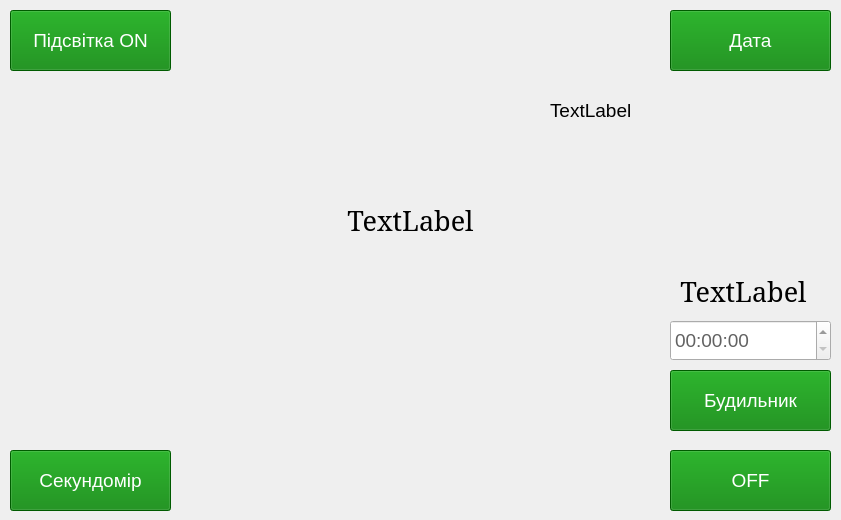
<?xml version="1.0" encoding="UTF-8"?>
<ui version="4.0">
 <class>MainWindow</class>
 <widget class="QMainWindow" name="MainWindow">
  <property name="enabled">
   <bool>true</bool>
  </property>
  <property name="geometry">
   <rect>
    <x>0</x>
    <y>0</y>
    <width>841</width>
    <height>520</height>
   </rect>
  </property>
  <property name="minimumSize">
   <size>
    <width>500</width>
    <height>356</height>
   </size>
  </property>
  <property name="font">
   <font>
    <family>Arial</family>
    <pointsize>14</pointsize>
   </font>
  </property>
  <property name="windowTitle">
   <string>Годинник</string>
  </property>
  <widget class="QWidget" name="centralwidget">
   <property name="styleSheet">
    <string notr="true">color: rgb(98, 98, 98);
</string>
   </property>
   <widget class="QPushButton" name="pushButton_4">
    <property name="geometry">
     <rect>
      <x>10</x>
      <y>10</y>
      <width>161</width>
      <height>61</height>
     </rect>
    </property>
    <property name="font">
     <font>
      <pointsize>14</pointsize>
      <underline>false</underline>
      <strikeout>false</strikeout>
     </font>
    </property>
    <property name="styleSheet">
     <string notr="true">  color: #fff; 
  text-decoration: none; 
  user-select: none; 
  background: rgb(0,128,0); 
  padding: .7em 1.5em; 
  outline: none;</string>
    </property>
    <property name="text">
     <string>Підсвітка ON</string>
    </property>
   </widget>
   <widget class="QLabel" name="label">
    <property name="geometry">
     <rect>
      <x>250</x>
      <y>150</y>
      <width>321</width>
      <height>141</height>
     </rect>
    </property>
    <property name="font">
     <font>
      <family>MS Serif</family>
      <pointsize>20</pointsize>
      <weight>50</weight>
      <italic>false</italic>
      <bold>false</bold>
      <stylestrategy>PreferDefault</stylestrategy>
     </font>
    </property>
    <property name="styleSheet">
     <string notr="true">font: 20pt &quot;MS Serif&quot;;
color: rgb(0,0,0);</string>
    </property>
    <property name="text">
     <string>TextLabel</string>
    </property>
    <property name="alignment">
     <set>Qt::AlignCenter</set>
    </property>
   </widget>
   <widget class="QPushButton" name="pushButton_5">
    <property name="geometry">
     <rect>
      <x>670</x>
      <y>10</y>
      <width>161</width>
      <height>61</height>
     </rect>
    </property>
    <property name="font">
     <font>
      <pointsize>14</pointsize>
      <underline>false</underline>
      <strikeout>false</strikeout>
     </font>
    </property>
    <property name="styleSheet">
     <string notr="true">  color: #fff; 
  text-decoration: none; 
  user-select: none; 
  background: rgb(0,128,0); 
  padding: .7em 1.5em; 
  outline: none;</string>
    </property>
    <property name="text">
     <string>Дата</string>
    </property>
   </widget>
   <widget class="QPushButton" name="pushButton_3">
    <property name="geometry">
     <rect>
      <x>10</x>
      <y>450</y>
      <width>161</width>
      <height>61</height>
     </rect>
    </property>
    <property name="font">
     <font>
      <pointsize>14</pointsize>
      <underline>false</underline>
      <strikeout>false</strikeout>
     </font>
    </property>
    <property name="styleSheet">
     <string notr="true">  color: #fff; 
  text-decoration: none; 
  user-select: none; 
  background: rgb(0,128,0); 
  padding: .7em 1.5em; 
  outline: none;</string>
    </property>
    <property name="text">
     <string>Секундомір</string>
    </property>
   </widget>
   <widget class="QTimeEdit" name="timeEdit">
    <property name="geometry">
     <rect>
      <x>670</x>
      <y>320</y>
      <width>161</width>
      <height>41</height>
     </rect>
    </property>
   </widget>
   <widget class="QLabel" name="label_3">
    <property name="geometry">
     <rect>
      <x>668</x>
      <y>270</y>
      <width>151</width>
      <height>43</height>
     </rect>
    </property>
    <property name="font">
     <font>
      <family>MS Serif</family>
      <pointsize>20</pointsize>
      <weight>50</weight>
      <italic>false</italic>
      <bold>false</bold>
     </font>
    </property>
    <property name="styleSheet">
     <string notr="true">font: 20pt &quot;MS Serif&quot;;
color: rgb(0,0,0);</string>
    </property>
    <property name="text">
     <string>TextLabel</string>
    </property>
    <property name="alignment">
     <set>Qt::AlignCenter</set>
    </property>
   </widget>
   <widget class="QPushButton" name="pushButton">
    <property name="geometry">
     <rect>
      <x>670</x>
      <y>370</y>
      <width>161</width>
      <height>61</height>
     </rect>
    </property>
    <property name="font">
     <font>
      <pointsize>14</pointsize>
      <underline>false</underline>
      <strikeout>false</strikeout>
     </font>
    </property>
    <property name="styleSheet">
     <string notr="true">  color: #fff; 
  text-decoration: none; 
  user-select: none; 
  background: rgb(0,128,0); 
  padding: .7em 1.5em; 
  outline: none;</string>
    </property>
    <property name="text">
     <string>Будильник</string>
    </property>
   </widget>
   <widget class="QPushButton" name="pushButton_2">
    <property name="geometry">
     <rect>
      <x>670</x>
      <y>450</y>
      <width>161</width>
      <height>61</height>
     </rect>
    </property>
    <property name="font">
     <font>
      <pointsize>14</pointsize>
      <underline>false</underline>
      <strikeout>false</strikeout>
     </font>
    </property>
    <property name="styleSheet">
     <string notr="true">  color: #fff; 
  text-decoration: none; 
  user-select: none; 
  background: rgb(0,128,0); 
  padding: .7em 1.5em; 
  outline: none;</string>
    </property>
    <property name="text">
     <string>OFF</string>
    </property>
   </widget>
   <widget class="QLabel" name="label_2">
    <property name="geometry">
     <rect>
      <x>10</x>
      <y>390</y>
      <width>161</width>
      <height>41</height>
     </rect>
    </property>
    <property name="styleSheet">
     <string notr="true">font: 20pt &quot;MS Serif&quot;;
color: rgb(0,0,0);</string>
    </property>
    <property name="text">
     <string/>
    </property>
    <property name="alignment">
     <set>Qt::AlignCenter</set>
    </property>
   </widget>
   <widget class="QLabel" name="label_4">
    <property name="geometry">
     <rect>
      <x>550</x>
      <y>80</y>
      <width>281</width>
      <height>61</height>
     </rect>
    </property>
    <property name="styleSheet">
     <string notr="true">font: 20pt &quot;MS Serif&quot;;
color: rgb(0,0,0);</string>
    </property>
    <property name="text">
     <string>TextLabel</string>
    </property>
   </widget>
  </widget>
 </widget>
 <resources/>
 <connections/>
</ui>
